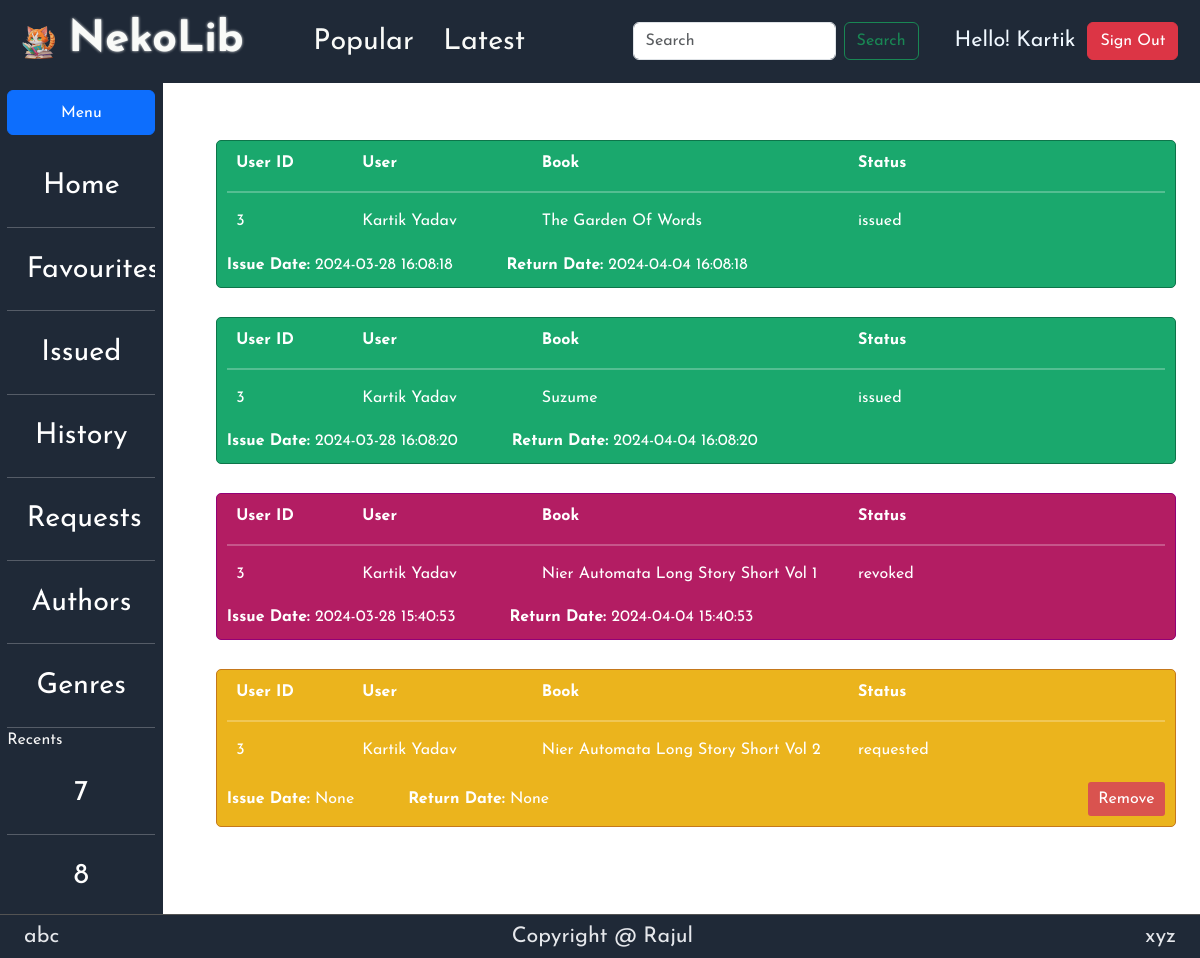
The page /requests (signed in) on the database its author committed.
### models.py (models this page shows)
class User(db.Model):
    __tablename__ = "user"
    id = db.Column(db.Integer(),primary_key = True)
    firstname = db.Column(db.String(),nullable = False)
    lastname = db.Column(db.String())
    email = db.Column(db.String(),nullable = False, unique = True)
    password = db.Column(db.String(),nullable = False)
    type = db.Column(db.String(),nullable = False)
    favorites = db.relationship('Book',secondary='favorite',backref='likers')
    issues = db.relationship('Book',secondary='issue',backref='issued_by')

class Issue(db.Model):
    __tablname__="issue"
    id = db.Column(db.Integer(),primary_key = True)
    book_id = db.Column(db.Integer(),db.ForeignKey('book.id'),nullable=False)
    user_id = db.Column(db.Integer(),db.ForeignKey('user.id'),nullable=False)
    request_date = db.Column(db.DateTime(),nullable = False, default = db.func.current_timestamp())
    issue_date = db.Column(db.DateTime(),nullable = True)
    return_date = db.Column(db.DateTime(),nullable = True)
    issue_period = db.Column(db.Integer(),nullable = True)
    status = db.Column(db.String(),nullable = False,default = 'requested')

class Book(db.Model):
    __tablename__="book"
    id = db.Column(db.Integer(),primary_key = True)
    name = db.Column(db.String(),nullable = False)
    content = db.Column(db.String())
    description = db.Column(db.String(),nullable = False )
    genres = db.relationship('Genre',secondary = 'book_genre',backref = 'books')

### app.py (the view)
@app.route('/requests')
@login_required
def requestsHandler():
    user = User.query.filter_by(id = session["userID"]).first()
    userType = session["userType"]
    if request.method == "GET":
        if userType == "librarian":
            issueRequests = Issue.query.all()
            allUsers = User.query.all()
            allBooks = Book.query.all()
            users = {}
            books = {}
            for user in allUsers:
                users[user.id] = user
            for book in allBooks:
                books[book.id] = book
            issueMsg = session.pop('issueMsg',None)
            deleteMsg = session.pop('deleteMsg',None)
            return render_template('issueHandler.html',user=user,issueRequests=issueRequests,users=users,books=books,issueMsg=issueMsg,deleteMsg=deleteMsg,userType=userType)
        elif userType == "student":
            issueRequests = Issue.query.filter_by(user_id=user.id).all()
            userBooks = Book.query.join(Issue,Book.id == Issue.book_id).filter(Issue.user_id==user.id).all()
            books = {}
            users = {}
            for book in userBooks:
                books[book.id] = book
            users[user.id] = user
            issueMsg = session.pop('issueMsg',None)
            deleteMsg = session.pop('deleteMsg',None)
            return render_template('issueHandler.html',user=user,issueRequests=issueRequests,users=users,books=books,issueMsg=issueMsg,deleteMsg=deleteMsg,userType=userType)

### utility.py (called while the page is built)
def login_required(f):
    @wraps(f)
    def wrapper(*args,**kwargs):
        if "userID" in session:
            return f(*args,**kwargs)
        else:
            return redirect(url_for('index'))
    return wrapper

### templates/issueHandler.html (shortened to what this page needs)
{% if userType == "librarian" %}
{% extends "librarian-dashboard.html" %}
{% else %}
{% extends "student-dashboard.html" %}
{% endif %}
{% block dashboardHead %}
    <link href="../static/styles/issue-handler.css" rel="stylesheet">
    <link href="../static/styles/librarian-dashboard.css" rel="stylesheet">
{% endblock %}
{% block rightContent %}
    <div class="book-container">
        <div class="issue-handler-page">
        {% for issueRequest in issueRequests %}
            {% if issueRequest.status == "requested" %}
            <div class="issue-card requested">
                <div class="issue-card-row">
                    <div class="issue-card-header" style="width: 18%;">User ID</div>
                    <div class="issue-card-header" style="width: 27%;">User</div>
                    <div class="issue-card-header">Book</div>
                    <div class="issue-card-header">Status</div>
                </div>
                <hr style="border: 1px solid white;">
                <div class="issue-card-row">
                    <div class="issue-card-content" style="width: 18%;">{{users[issueRequest.user_id].id}}</div>
                    <div class="issue-card-content" style="width: 27%;">{{users[issueRequest.user_id].firstname + " " + users[issueRequest.user_id].lastname}}</div>
                    <div class="issue-card-content">{{books[issueRequest.book_id].name}}</div>
                    <div class="issue-card-content">{{issueRequest.status}}</div>
                </div>
                <div class="footer">
                    <div class="date-container">
                        <span class="dates"><strong>Issue Date:</strong> {{ issueRequest.issue_date }}</span>
                        <span class="dates"><strong>Return Date:</strong> {{ issueRequest.return_date }}</span>
                    </div>
                    {%if userType == "librarian" %}
                    <div class="button-container">
                        <a href="{{url_for('requestProcessor',issueID=issueRequest.id,action='issue')}}" class="button tick-button">Issue</a>
                        <a href="{{url_for('requestProcessor',issueID=issueRequest.id,action='reject')}}" class="button cross-button">Reject</a>
                    </div>
                    {% else %}
                    <div class="button-container">
                        <a href="{{url_for('requestProcessor',issueID=issueRequest.id,action='remove')}}" class="button cross-button">Remove</a>
                    </div>
                    {% endif %}
                </div>
            </div>
            {% elif issueRequest.status == "issued" %}
            <div class="issue-card issued">
                <div class="issue-card-row">
                    <div class="issue-card-header" style="width: 18%;">User ID</div>
                    <div class="issue-card-header" style="width: 27%;">User</div>
                    <div class="issue-card-header">Book</div>
                    <div class="issue-card-header">Status</div>
                </div>
                <hr style="border: 1px solid white;">
                <div class="issue-card-row">
                    <div class="issue-card-content" style="width: 18%;">{{users[issueRequest.user_id].id}}</div>
                    <div class="issue-card-content" style="width: 27%;">{{users[issueRequest.user_id].firstname + " " + users[issueRequest.user_id].lastname}}</div>
                    <div class="issue-card-content">{{books[issueRequest.book_id].name}}</div>
                    <div class="issue-card-content">{{issueRequest.status}}</div>
                </div>
                <div class="footer">
                    <div class="date-container">
                        <span class="dates"><strong>Issue Date:</strong> {{ issueRequest.issue_date }}</span>
                        <span class="dates"><strong>Return Date:</strong> {{ issueRequest.return_date }}</span>
                    </div>
                </div>
            </div>
            {% elif issueRequest.status == "revoked" %}
            <div class="issue-card revoked">
                <div class="issue-card-row">
                    <div class="issue-card-header" style="width: 18%;">User ID</div>
                    <div class="issue-card-header" style="width: 27%;">User</div>
                    <div class="issue-card-header">Book</div>
                    <div class="issue-card-header">Status</div>
                </div>
                <hr style="border: 1px solid white;">
                <div class="issue-card-row">
                    <div class="issue-card-content" style="width: 18%;">{{users[issueRequest.user_id].id}}</div>
                    <div class="issue-card-content" style="width: 27%;">{{users[issueRequest.user_id].firstname + " " + users[issueRequest.user_id].lastname}}</div>
                    <div class="issue-card-content">{{books[issueRequest.book_id].name}}</div>
                    <div class="issue-card-content">{{issueRequest.status}}</div>
                </div>
                <div class="footer">
                    <div class="date-container">
                        <span class="dates"><strong>Issue Date:</strong> {{ issueRequest.issue_date }}</span>
                        <span class="dates"><strong>Return Date:</strong> {{ issueRequest.return_date }}</span>
                    </div>
                </div>
            </div>
            {% endif %}
        {% endfor %}
        </div>
    </div>
{% endblock %}

### templates/student-dashboard.html (shortened to what this page needs)
{% extends "dashboard.html" %}
{% block leftContent %}
    <a href="{{url_for('studentDashboard')}}" class = "panel-item" id="homeLabel">Home</a>
    <hr class = "divider">
    <a href="/" class = "panel-item" id="favouriteLabel">Favourites</a>
    <hr class = "divider">
    <a href="/" class = "panel-item" id="issuedLabel">Issued</a>
    <hr class = "divider">
    <a href="/" class = "panel-item" id="historyLabel">History</a>
    <hr class = "divider">
    <a href="{{url_for('requestsHandler')}}" class = "panel-item" id="requestLabel">Requests</a>
    <hr class="divider">
    <a href="{{url_for('authorEdit')}}" class = "panel-item" id="authorLabel">Authors</a>
    <hr class = "divider">
    <a href="{{url_for('genreEdit')}}" class = "panel-item" id="genreLabel">Genres</a>
    <hr class = "divider">
    <div class = "heading">Recents</div>
    <div class = "panel-item">7</div>
    <hr class = "divider">
    <div class = "panel-item">8</div>
{% endblock %}

### templates/dashboard.html (shortened to what this page needs)
{% extends "base.html" %}
{% block head %}
    {% block dashboardHead %}
    {% endblock %}
    <link href="../static/styles/dashboard.css" rel="stylesheet">
{% endblock %}
{% block userButton %}
    <div class = "nav-item" style="color: aliceblue;">Hello! {{user.firstname}}</div>
    <a href = "{{url_for('signout')}}" style="text-decoration: none; text-align: center; color: white;">
        <button type="button" class="nav-item btn btn-danger">Sign Out</button>
    </a>
{% endblock %}
{% block body %}
    <div class="body-container dashboard">
        <div class = "left-panel" id="leftPanel">
            <label class="btn btn-outline-primary" id="toggleLabel" for="btn-check-2-outlined" style="text-align: center; padding: 1vh;">Menu</label>
            <div class="panel-content">
                {% block leftContent %}
                {% endblock %}
            </div>
        </div>
        <div class = "right-panel">
            <div class="body-container">
                {% block rightContent %}
                {% endblock %}
            </div>
        </div>
    </div>
{% endblock %}

### templates/base.html (shortened to what this page needs)
<!DOCTYPE html>
<html lang="en">
<head>
    {% block head %}
    {% endblock %}
    <link rel = "stylesheet" href="../static/styles/styles.css">
    <link href="https://cdn.jsdelivr.net/npm/bootstrap@5.3.2/dist/css/bootstrap.min.css" rel="stylesheet">
</head>
<body>
    <div class="page-container">
        <div class="nav-bar">
            <div class="nav-contents">
                <div class="nav-item logo">
                    <img src = "../static/images/cat-book.png" alt = "cat-reading-book" width="33vw" height="33vh">
                    <a href="/" style="text-decoration: none; color:#f9faf8">NekoLib</a>
                </div>
                <div class="nav-item nav-links">
                    <a class="nav-button popular" href="/">Popular</a>
                    <a class="nav-button latest" href="/">Latest</a>
                </div>
                <form class="d-flex nav-item" role="search">
                    <input class="form-control me-2" type="search" placeholder="Search" aria-label="Search">
                    <button class="btn btn-outline-success" type="submit">Search</button>
                </form>
                {% block userButton %}
                {% endblock %}
            </div>
        </div>
        {% block body %}
        {% endblock %}
        <div class ="footer-container">
            <div class="footer-contents"> abc</div>
            <div class="footer-contents"> Copyright @ Rajul</div>
            <div class="footer-contents"> xyz</div>
        </div>
    </div>
</body>
</html>

### static/styles/issue-handler.css (style rules this page uses)
.book-container { width: auto; }
.issue-handler-page { display: flex; flex:1; min-width: 84vw; width: auto; height: 74.5vh; overflow-y: auto; flex-direction: column; margin: 3vh; margin-top: 3.5vh; margin-right: 0vh; margin-bottom: 0vh; padding: 1vh; }
.issue-card { min-width: 80vw; width: auto; background-color: #f9f9f9; border: 1px solid #ccc; border-radius: 5px; padding: 10px; box-sizing: border-box; color:white; margin: 1.5vh auto; }
.issue-card-row { display: flex; justify-content: space-between; margin-bottom: 1vh; }
.issue-card-header { font-weight: bold; width: 50%; margin:auto 1vh; }
.issue-card-content { flex-grow: 1; width: 50%; margin:auto 1vh; }
.footer { display: flex; justify-content: space-between; }
.date-container { display: flex; justify-content: flex-start; align-items: center; margin-top: 10px; gap:4.5vw; }
.button-container { display: flex; justify-content: flex-end; align-items: center; margin-top: 10px; }
.button { padding: 5px 10px; border: none; border-radius: 3px; cursor: pointer; margin-left: 2vw; text-decoration: none; }
.cross-button { background-color: #d9534f; color: #fff; }
.requested { background-color: rgb(235, 180, 29); border: 1px solid rgb(197, 120, 27); }
.issued { background-color: rgb(26, 168, 109); border: 1px solid rgb(13, 117, 74); }
.revoked { background-color: rgb(179, 29, 99); border: 1px solid rgb(147, 0, 119); }

### static/styles/dashboard.css (style rules this page uses)
.body-container.dashboard { display: flex; min-height: 86.75vh; }
.left-panel { background-color: rgb(31, 41, 55); color: whitesmoke; font-family: 'Josefin Sans', 'Lucida Sans', 'sans-serif'; padding: 0.75vh; display: flex; flex-direction: column; flex: 1; min-height: 86.75vh; max-height: 86.75vh; transition: flex 0.15s; overflow: hidden; }
.panel-content { padding: 0; margin-top: 1vh; display: flex; flex-direction: column; overflow-y: auto; }
hr.divider { margin: 0px; padding: 0px; }
.panel-item { margin: 1vh; font-size: 3vh; text-align: center; text-decoration: none; color: white; }
.right-panel { min-width: 80vw; flex: 7; min-width: auto; min-height: 86.75vh; }
.panel-item { padding: 10px; transition: all 0.45s cubic-bezier(0.25, 0.80, 0.25, 1); }
.book-container { overflow-y: auto; display: flex; flex-wrap: wrap; max-height: 86.75vh; min-width: 100%; }

### static/styles/styles.css (style rules this page uses)
* { font-family: 'Josefin Sans', 'Lucida Sans', 'sans-serif'; }
.page-container { height: 100vh; width: auto; }
.body-container { height: auto; display: flex; align-items: center; justify-content: center; }
.nav-bar { color: #e5e7eb; background-color: rgb(31, 41, 55); font-size: 1.1em; display: flex; min-height: 8.65vh; align-items: center; }
.nav-contents { padding: 1vh; display: flex; height: 3vh; flex: 1 1 auto; align-items: center; }
.nav-item { margin-right: 1vw; min-height: 2vh; font-size: 2.25vh; }
.nav-contents .logo { color: #f9faf8; font-size: 4.5vh; text-shadow: 0 0 3px currentColor; font-weight: bolder; margin-left: 1vw; justify-content: center; }
.nav-links { display: flex; margin-left: 3%; min-width: 25vw; margin-right: auto; }
.d-flex { margin: 1vh 3vw; }
.nav-button { margin-left: 5%; padding: 0.6vw; position: relative; color: #f9faf8; font-size: 3vh; text-decoration: none; }
.footer-container { font-size: 2.25vh; font-weight: normal; min-height: 4.65vh; background-color: #1f2937; color: #e5e7eb; display: flex; justify-content: space-between; align-items: center; padding: 0 2% 0 2%; border-top: 1px solid #535353; }

### rows shown on the page
User: firstname "Kartik", firstname+lastname "Kartik Yadav"
Issue: user "3", status "issued", issue_date "2024-03-28 16:08:18", return_date "2024-04-04 16:08:18"
Book: name "The Garden Of Words"
Issue: user "3", status "issued", issue_date "2024-03-28 16:08:20", return_date "2024-04-04 16:08:20"
Book: name "Suzume"
Issue: user "3", book.name "Nier Automata Long Story Short Vol 1", status "revoked", issue_date "2024-03-28 15:40:53", return_date "2024-04-04 15:40:53"
Issue: user "3", book.name "Nier Automata Long Story Short Vol 2", status "requested", issue_date "None", return_date "None"
